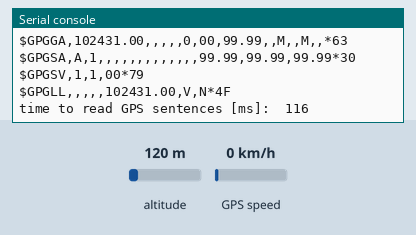
Recording of a program running on a simulated MicroPython board. Parts: the last lines printed to the serial console. Inputs (shaded band) come from the test bench; at power-on: GPS speed 0 km/h, altitude 120 m. The GPS gets a fix after 3 s at 37.7749, -122.4194 with 8 satellites.

Above: at 1.2 s.
1.3 s: GPS speed set to 30 km/h
At 2.8 s:
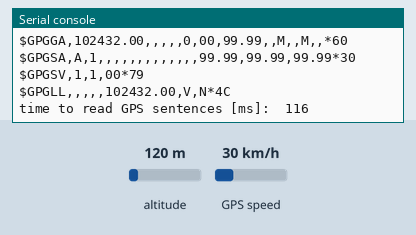
3.5 s: GPS speed set to 90 km/h
At 5.4 s:
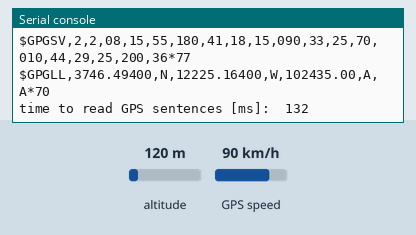
5.5 s: altitude set to 500 m
At 6.7 s:
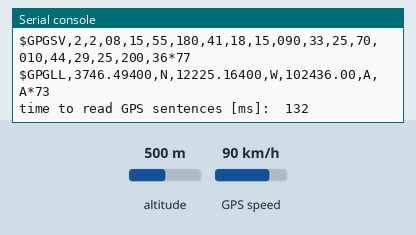
8.5 s: altitude set to 20 m
At 9.9 s:
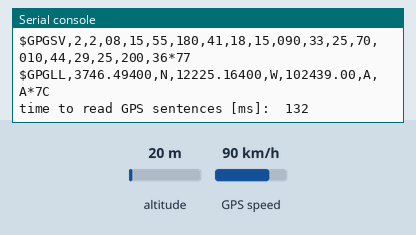
10.5 s: GPS speed set to 118 km/h
At 11.9 s:
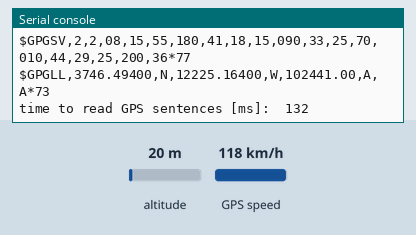
17.9 s: altitude set to 250 m
At 18.9 s:
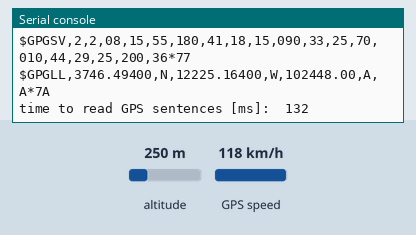
Timing chart, 0 to 20.5 s (numbered marks = the images above; inputs shaded):
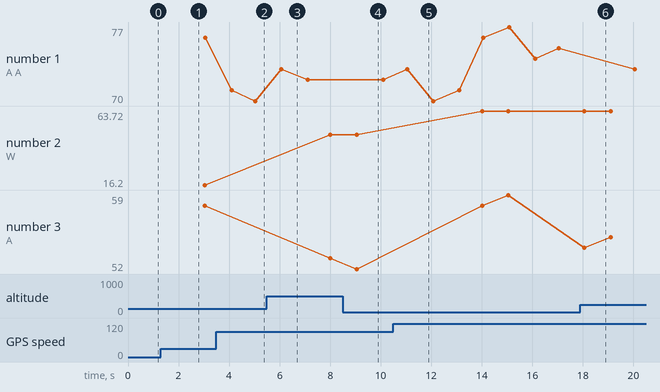

Measured:
- after the input at 3.5 s, the serial console: prints a new line after 0.57 s (image 2)
- after the input at 5.5 s, the serial console: prints a new line after 0.55 s (image 3)
- after the input at 8.5 s, the serial console: prints a new line after 0.56 s (image 4)
- after the input at 10.5 s, the serial console: prints a new line after 0.52 s (image 5)
- after the input at 17.9 s, the serial console: prints a new line after 0.17 s (image 6)
- plotted number 2: 48.6 → 63.72 after the input at 10.5 s

The program:

uartBatch.py
```python
#
# reads data from the UART in batches
# wait for a timeout to know that the batch is finished
# then sends the data for parsing
#

import machine
import time
u2=machine.UART(2, baudrate=115200, rx=21, tx=22,timeout=100)
buf=bytearray(1024)

while True:
    start = time.ticks_ms()
    noOfBytes = u2.readinto(buf)

    if noOfBytes:
        #print("noOfBytes: ",noOfBytes)
        for i in range(noOfBytes):
            print(chr(buf[i]),end="")
        stop = time.ticks_ms()
        print("time to read GPS sentences [ms]: ",stop-start)
    # start parsing the data
```
